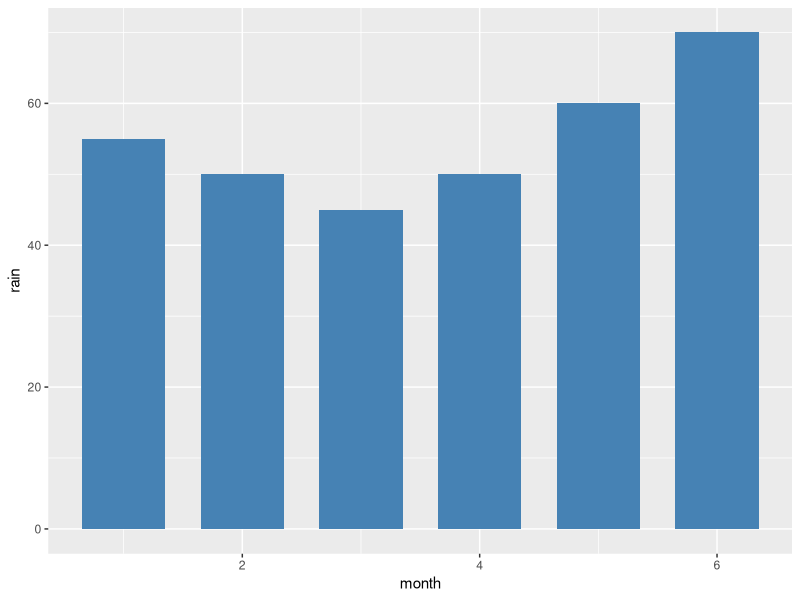

This chart was generated by the following R code:

library(ggplot2)

month <- c(1,2,3,4,5,6)
rain <- c(55,50,45,50,60,70)
df <- data.frame(month,rain)         # 그래프를 작성할 대상 데이터
df

# https://ggplot2.tidyverse.org/
ggplot(df, aes(x=month, y=rain)) +   # 그래프를 그릴 데이터 지정
  geom_bar(stat="identity",          # 막대의 높이는 y축에 해당하는 열의 값
           width=0.7,                # 막대의 폭 지정
           fill="steelblue")         # 막대의 색 지정
